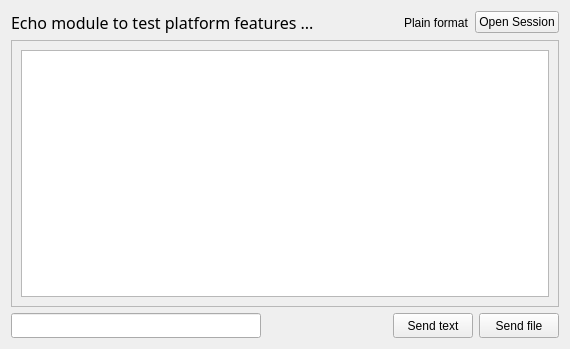
<?xml version="1.0" encoding="UTF-8"?>
<ui version="4.0">
 <class>EchoWidget</class>
 <widget class="QWidget" name="EchoWidget">
  <property name="geometry">
   <rect>
    <x>0</x>
    <y>0</y>
    <width>570</width>
    <height>349</height>
   </rect>
  </property>
  <property name="windowTitle">
   <string>Form</string>
  </property>
  <layout class="QVBoxLayout" name="verticalLayout">
   <item>
    <layout class="QHBoxLayout" name="horizontalLayout_2">
     <item>
      <widget class="QLabel" name="labelModuleInfo">
       <property name="font">
        <font>
         <family>aakar</family>
         <pointsize>12</pointsize>
        </font>
       </property>
       <property name="text">
        <string>Echo module to test platform features ...</string>
       </property>
      </widget>
     </item>
     <item>
      <spacer name="horizontalSpacer">
       <property name="orientation">
        <enum>Qt::Horizontal</enum>
       </property>
       <property name="sizeHint" stdset="0">
        <size>
         <width>38</width>
         <height>20</height>
        </size>
       </property>
      </spacer>
     </item>
     <item>
      <widget class="QLabel" name="labelPeerDCStateValue">
       <property name="text">
        <string>Plain format</string>
       </property>
      </widget>
     </item>
     <item>
      <widget class="QPushButton" name="btnSession">
       <property name="text">
        <string>Open Session</string>
       </property>
      </widget>
     </item>
    </layout>
   </item>
   <item>
    <widget class="QScrollArea" name="scrollArea">
     <property name="widgetResizable">
      <bool>true</bool>
     </property>
     <widget class="QWidget" name="scrollAreaWidgetContents">
      <property name="geometry">
       <rect>
        <x>0</x>
        <y>0</y>
        <width>550</width>
        <height>263</height>
       </rect>
      </property>
      <layout class="QGridLayout" name="gridLayout_2">
       <item row="0" column="0">
        <widget class="QTextBrowser" name="textBrowser"/>
       </item>
      </layout>
     </widget>
    </widget>
   </item>
   <item>
    <layout class="QHBoxLayout" name="horizontalLayout">
     <item>
      <widget class="QLineEdit" name="lineEdit">
       <property name="minimumSize">
        <size>
         <width>250</width>
         <height>25</height>
        </size>
       </property>
      </widget>
     </item>
     <item>
      <spacer name="horizontalSpacer_2">
       <property name="orientation">
        <enum>Qt::Horizontal</enum>
       </property>
       <property name="sizeHint" stdset="0">
        <size>
         <width>40</width>
         <height>20</height>
        </size>
       </property>
      </spacer>
     </item>
     <item>
      <widget class="QPushButton" name="btnSendText">
       <property name="sizePolicy">
        <sizepolicy hsizetype="Minimum" vsizetype="Preferred">
         <horstretch>0</horstretch>
         <verstretch>0</verstretch>
        </sizepolicy>
       </property>
       <property name="maximumSize">
        <size>
         <width>100</width>
         <height>25</height>
        </size>
       </property>
       <property name="text">
        <string>Send text</string>
       </property>
      </widget>
     </item>
     <item>
      <widget class="QPushButton" name="btnSendFile">
       <property name="enabled">
        <bool>true</bool>
       </property>
       <property name="sizePolicy">
        <sizepolicy hsizetype="Minimum" vsizetype="Preferred">
         <horstretch>0</horstretch>
         <verstretch>0</verstretch>
        </sizepolicy>
       </property>
       <property name="maximumSize">
        <size>
         <width>100</width>
         <height>25</height>
        </size>
       </property>
       <property name="text">
        <string>Send file</string>
       </property>
      </widget>
     </item>
    </layout>
   </item>
  </layout>
 </widget>
 <resources/>
 <connections/>
</ui>
